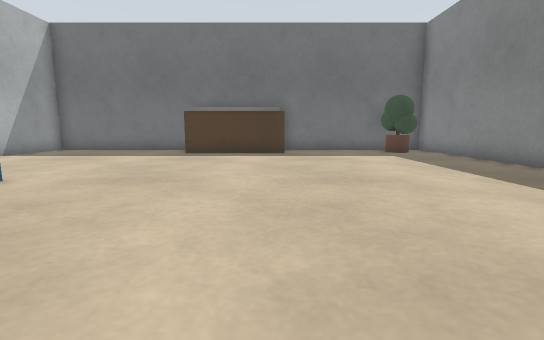
[1] (above)

24 first-person views from a walk through a robot-simulator world made for Gazebo. The camera is 0.5 m above the floor, tilts 8° down and sees 85° across. The lines on the ground mark 1 m squares. The floor is counted in squares, 0.5 m on a side. Each view is taken from the middle of a square. On the plan, view 1 faces up. The plan holds only what a view shows up to about 12 squares ahead; the rest is blank. The place goes on beyond the plan.

[2]
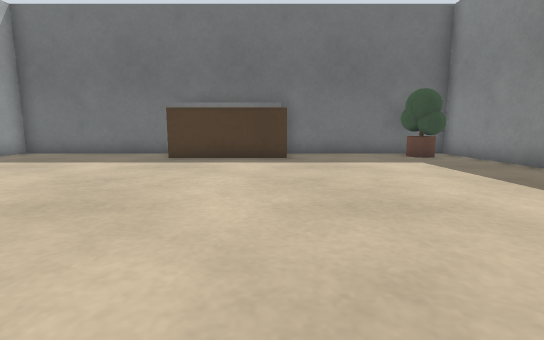

[3]
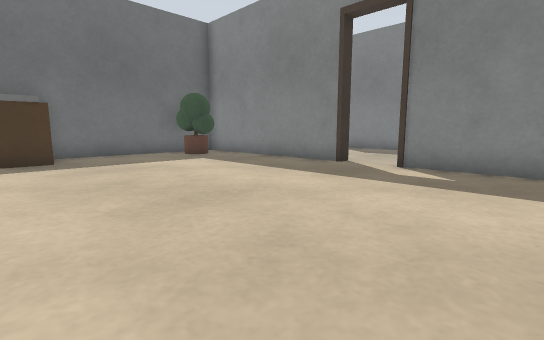

[4]
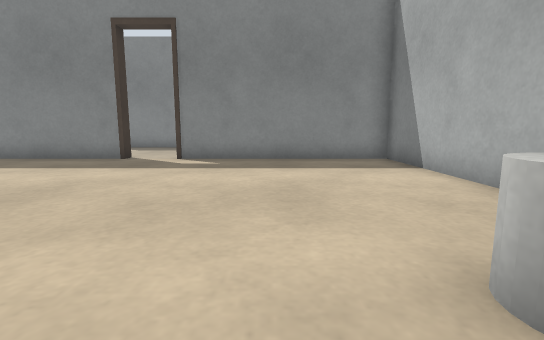

[5]
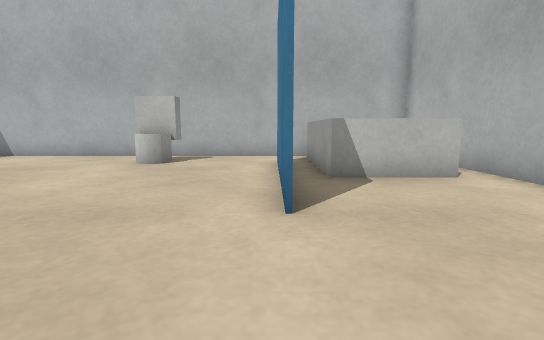

[6]
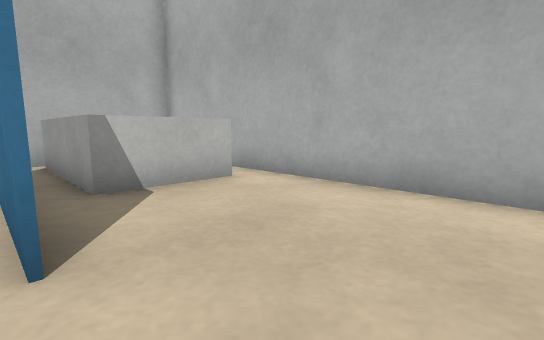

[7]
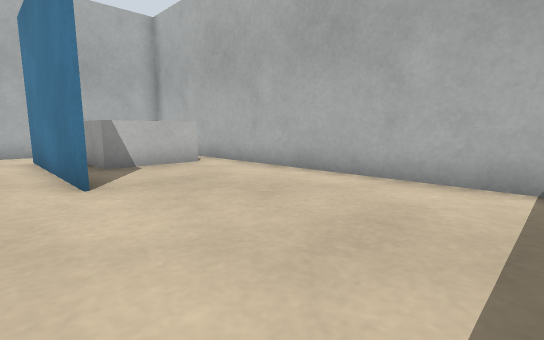

[8]
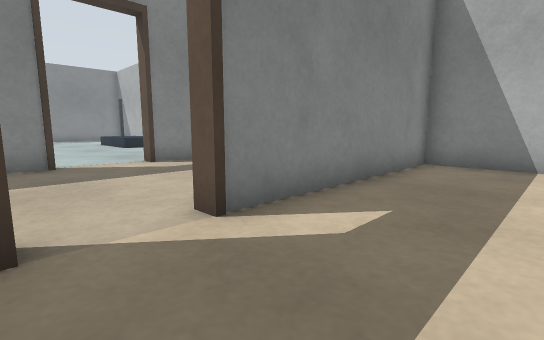

[9]
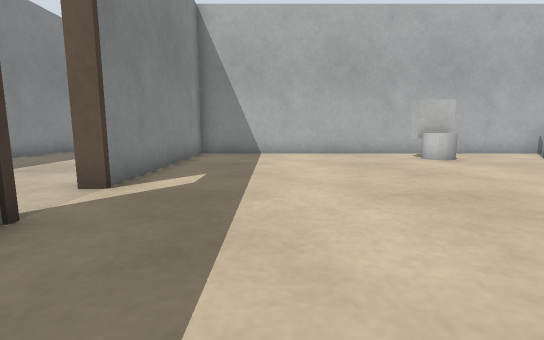

[10]
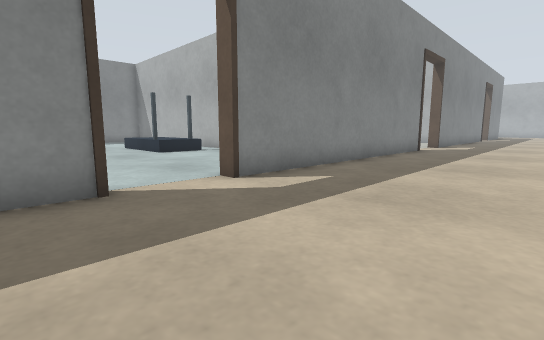

[11]
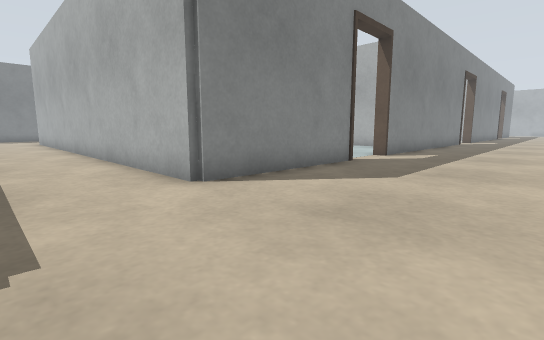

[12]
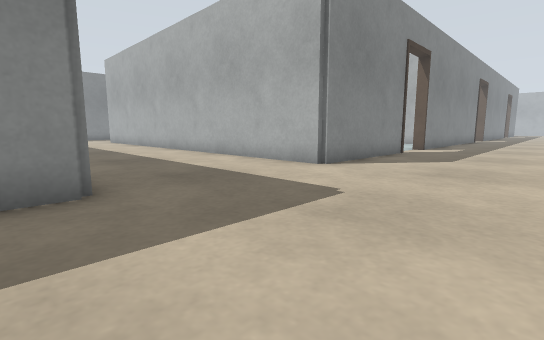

[13]
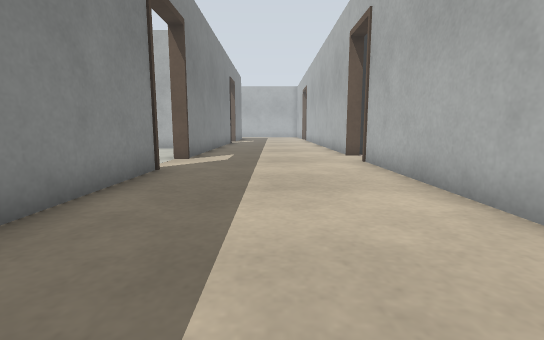

[14]
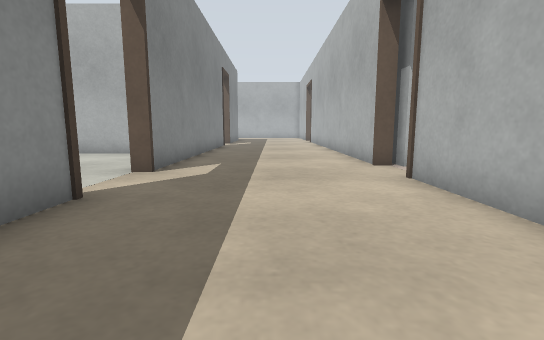

[15]
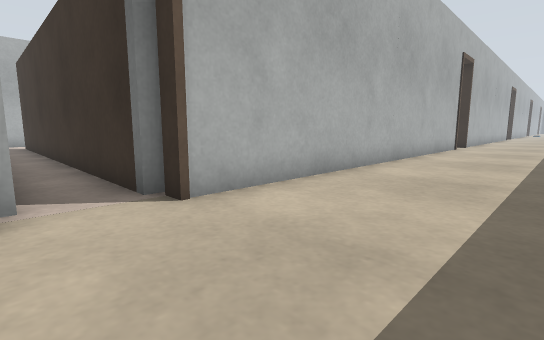

[16]
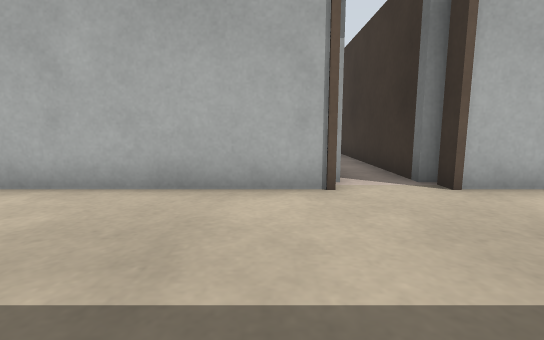

[17]
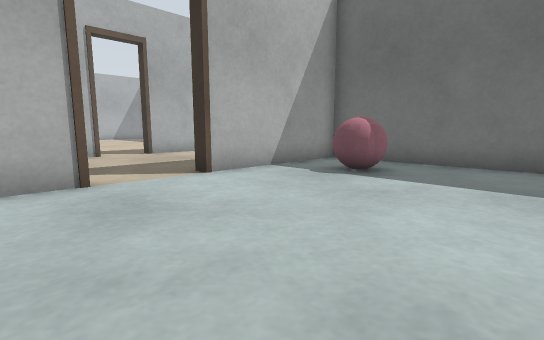

[18]
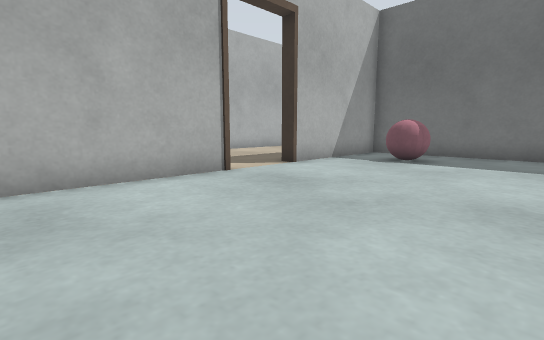

[19]
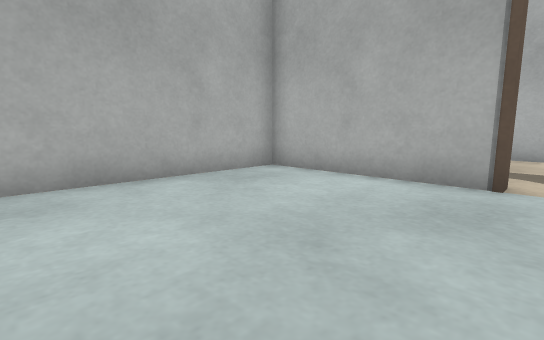

[20]
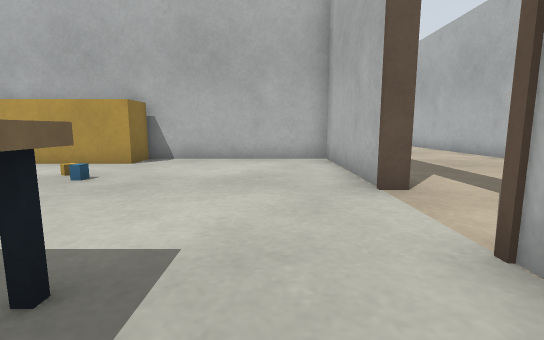

[21]
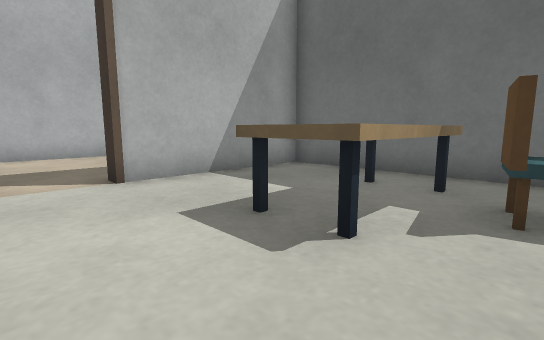

[22]
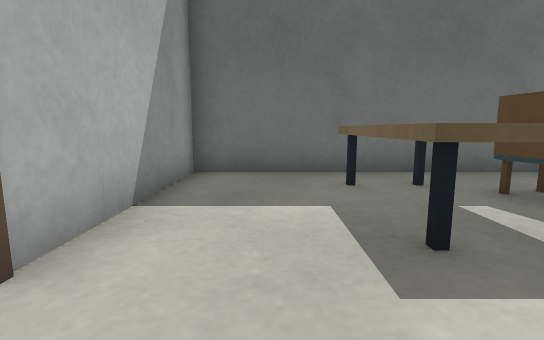

[23]
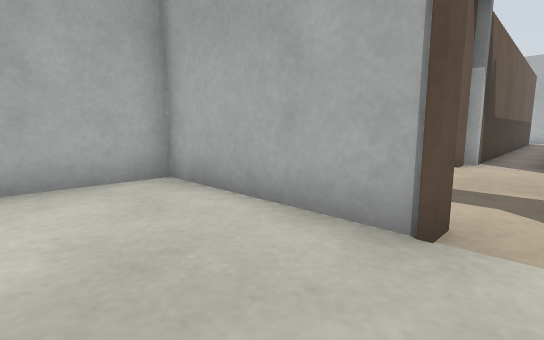

[24]
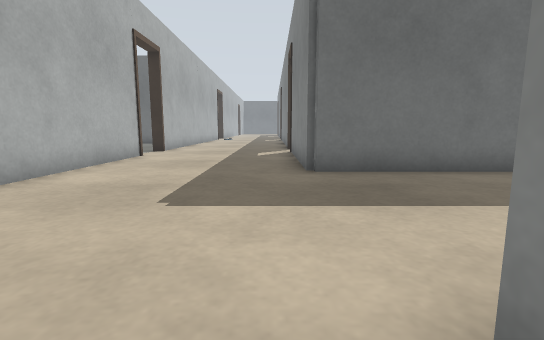

### Floor plan
Key: @ floor where view 1 was taken; # wall or solid block; . floor; = window, fence, low wall or low ledge; B white box; G green ball; R brown box; C white cylinder; P pink ball; E beige box; L blue box; Y cyan box; O other object.
Columns run from 10 left of view 1 to 19 right of it. Each row starts with its distance up from view 1.
 23                        O
 22                  ......#
 21                  R.....#
 20                  #.....#
 19                  #.....#
 18                  #.....#
 17                  #.....######
 16                  #...........
 15                  #............
 14 ##################............
 13 #...... BB  ...GG#............
 12 #......RBBR....GG#............
 11 #................#.....#######
 10 #................#.....#......
  9 #................#.....#.PP...
  8 #................#.....#.PP...
  7 #................R.....#......
  6 #......................R......
  5 #....#...........R............
  4 #....#...........#............
  3 #BBBB#...........#.....R......
  2 #   B#...........#.....#......
  1 #   B#..CC.......#.....#......
  0 #   B#..CC@......#.....#......
 -1 #   B...BB.......#.....#......
 -2 ##################.....#######
 -3                  #.....#......
 -4                  #.....#..E EY
 -5                  #.....#..E ER
 -6                  #.....#..E E.
 -7                  #.....R...E..
 -8                 ##............
 -9      ############R............
-10      ..................R......
-11           #######R.....#.....O
-12                 ##.....#.....L
-13                  #.....#.....=
-14                  #.....#.....=
-15                  #.....#######
-16                  #...  #

Where each view was taken, in squares from view 1:
view 1: 0 up, 0 right, facing up
view 2: 2 up, 0 right, facing up
view 3: 2 up, 1 left, facing up-right
view 4: 2 up, 3 left, facing right
view 5: 9 up, 5 left, facing down
view 6: 8 up, 5 left, facing down-left
view 7: 11 up, 4 left, facing down-left
view 8: 7 up, 4 right, facing down-right
view 9: 10 up, 4 right, facing down
view 10: 7 up, 8 right, facing down-right
view 11: 14 up, 8 right, facing down-right
view 12: 18 up, 8 right, facing down-right
view 13: 0 up, 10 right, facing down
view 14: 3 down, 10 right, facing down
view 15: 11 down, 11 right, facing up-left
view 16: 12 down, 12 right, facing left
view 17: 2 up, 19 right, facing up-left
view 18: 1 down, 19 right, facing up-left
view 19: 4 up, 19 right, facing down-left
view 20: 5 down, 15 right, facing down
view 21: 9 down, 19 right, facing up-left
view 22: 9 down, 15 right, facing up
view 23: 9 down, 16 right, facing down-left
view 24: 10 up, 12 right, facing up
